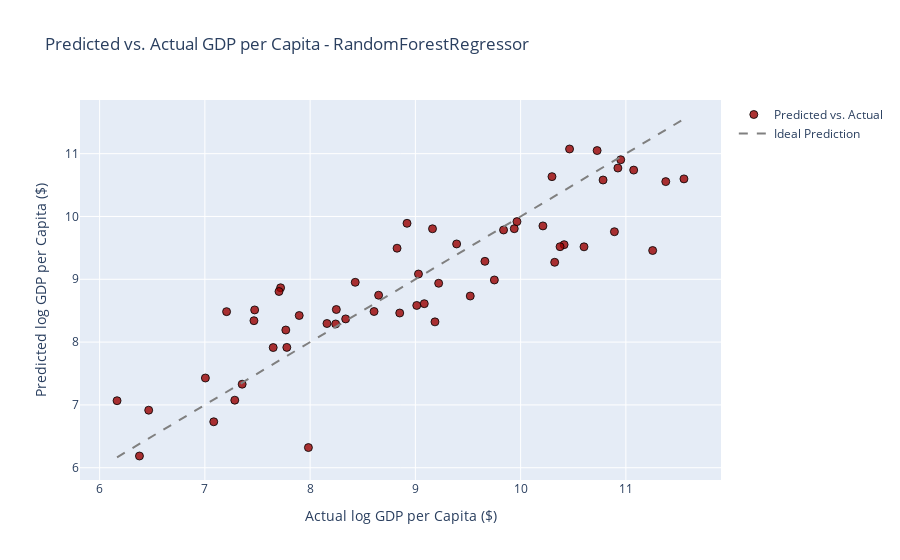

Notebook cell for this chart:
### Code cell
plot_actual_vs_prediction(y_test, y_pred, 'RandomForestRegressor')

### Figure 1 — Plotly figure (JSON) as saved in the notebook; plotly's stock layout.template omitted (floating-point values rounded to 4 significant figures)
{"data": [{"marker": {"color": "rgba(152, 0, 0, .8)", "line": {"color": "rgba(0, 0, 0, .8)", "width": 1}, "size": 8}, "mode": "markers", "name": "Predicted vs. Actual", "type": "scatter", "x": [9.085, 7.897, 9.392, 7.649, 10.92, 10.41, 8.921, 8.243, 9.94, 7.984, 10.32, 10.3, 8.249, 6.379, 7.72, 7.084, 8.429, 7.284, 9.522, 8.338, 10.78, 6.466, 8.608, 11.07, 10.95, 8.16, 9.661, 9.163, 11.25, 7.769, 10.6, 9.186, 7.466, 7.206, 11.38, 7.005, 8.826, 11.55, 7.779, 9.751, 6.166, 8.851, 10.37, 8.651, 9.03, 10.47, 9.838, 9.221, 10.89, 9.965, 7.473, 7.704, 9.013, 7.354, 10.21, 10.73], "y": [8.612, 8.423, 9.563, 7.913, 10.77, 9.551, 9.891, 8.289, 9.806, 6.321, 9.271, 10.63, 8.519, 6.187, 8.865, 6.731, 8.952, 7.075, 8.734, 8.369, 10.58, 6.916, 8.487, 10.74, 10.9, 8.296, 9.286, 9.804, 9.458, 8.192, 9.517, 8.322, 8.341, 8.485, 10.56, 7.428, 9.495, 10.6, 7.916, 8.989, 7.067, 8.463, 9.519, 8.746, 9.084, 11.07, 9.785, 8.937, 9.758, 9.918, 8.512, 8.806, 8.583, 7.33, 9.85, 11.05]}, {"line": {"color": "gray", "dash": "dash"}, "mode": "lines", "name": "Ideal Prediction", "type": "scatter", "x": [6.166, 11.55], "y": [6.166, 11.55]}], "layout": {"hovermode": "closest", "showlegend": true, "title": {"text": "Predicted vs. Actual GDP per Capita - RandomForestRegressor"}, "xaxis": {"title": {"text": "Actual log GDP per Capita ($)"}}, "yaxis": {"title": {"text": "Predicted log GDP per Capita ($)"}}}}
